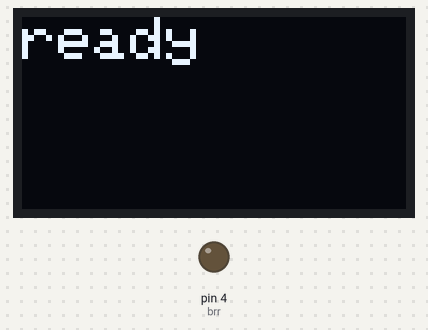
This sketch was run on a simulated Arduino Uno, built with avr-gcc and run on an emulated ATmega328P. On the bench: 128×64 one-colour display, output pins drawn as LEDs (lit = HIGH).

Above: at 0.1 s.

The sketch:

Brr.ino
```cpp
#include <SoftwareSerial.h>
SoftwareSerial bluetooth(2,3); // RX | TX

#include <SPI.h>
#include <Wire.h>
#include <Adafruit_GFX.h>
#include <Adafruit_SH1106.h>

#define OLED_RESET 8
Adafruit_SH1106 display(OLED_RESET);

#define NUMFLAKES 10
#define XPOS 5
#define YPOS 6
#define DELTAY 7


#define LOGO16_GLCD_HEIGHT 16
#define LOGO16_GLCD_WIDTH  16

#if (SH1106_LCDHEIGHT != 64)
#error("Height incorrect, please fix Adafruit_SH1106.h!");
#endif

String command ="";
int brr = 4;
int my=0;
void setup()
{
  Serial.begin(9600);
  bluetooth.begin(9600);
  pinMode(brr, OUTPUT);
  display.begin(SH1106_SWITCHCAPVCC, 0x3C);  // initialize with the I2C addr 0x3D (for the 128x64)

  display.clearDisplay();

  display.setTextSize(2);
  display.setTextColor(WHITE);
  display.setCursor(0,0);
  display.println("ready");
  display.display();
}

void loop()
{

while(bluetooth.available())  //mySerial에 전송된 값이 있으면
  {
    my = bluetooth.read();  //mySerial int 값을 char 형식으로 변환
    delay(5);           //수신 문자열 끊김 방지
  }
  if(my == 1)  //command 값이 있다면
  {
    Serial.println("hi");
    digitalWrite(4, HIGH);
    display.clearDisplay();
    display.setCursor(0,0);
    display.println("hi");
    display.display();
  }

  delay(3000);
  digitalWrite(4, LOW);
  my = 0;
  display.clearDisplay();
  display.setCursor(0,0);
  display.println("ready");
  display.display();

}
```
